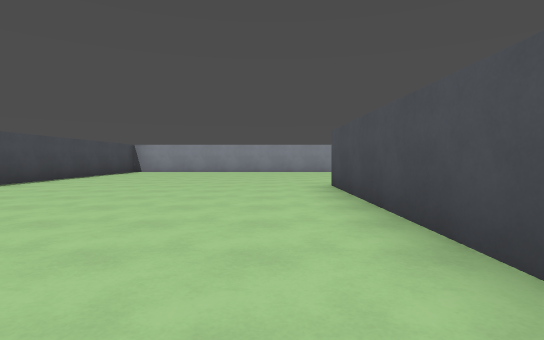
view 1 (above)

23 first-person views from a walk through a Godot game level. The camera is 1.2 m above the floor, tilts 2° down and sees 80° across. The floor is counted in squares, 2.4 m on a side. Each view is taken from the middle of a square. On the plan, view 1 faces up. The plan holds only what a view shows up to about 9 squares ahead; the rest is blank. Characters and animated objects are left out. Surface patterns are stand-ins for the level's own textures.

view 2
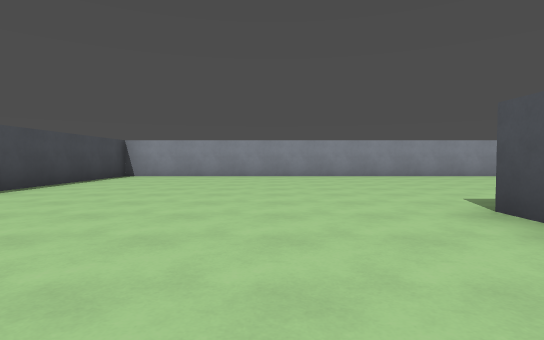

view 3
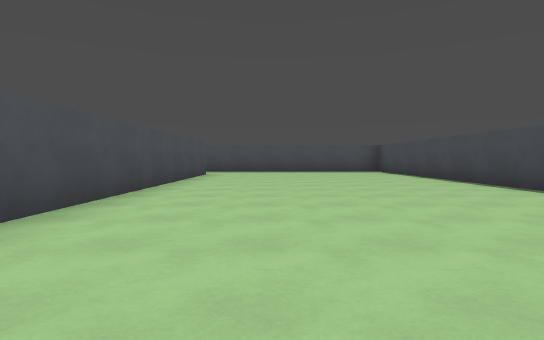

view 4
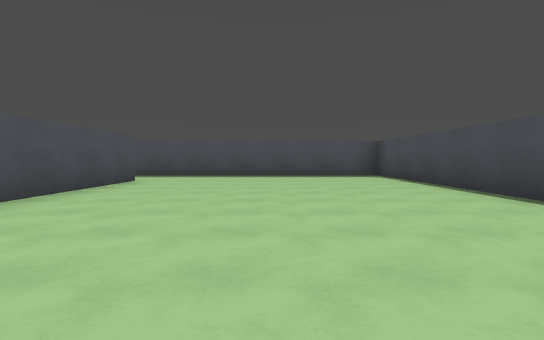

view 5
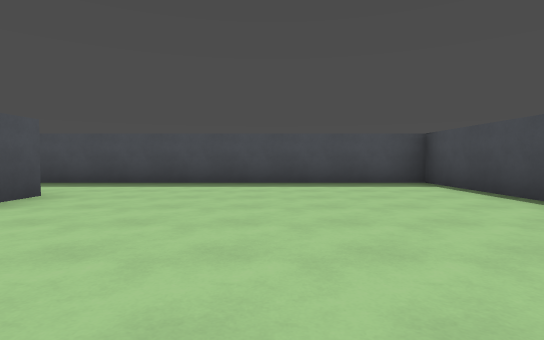

view 6
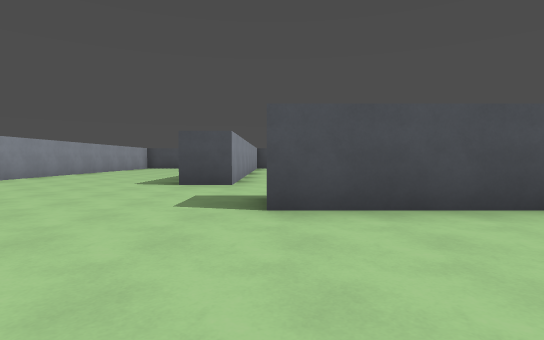

view 7
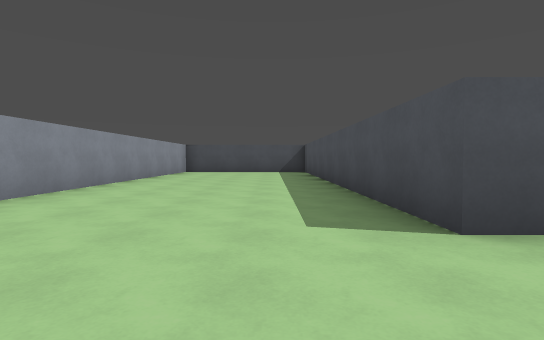

view 8
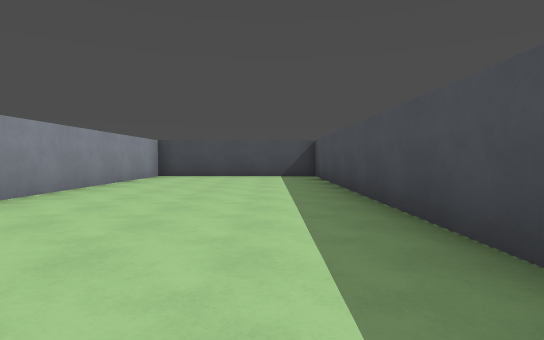

view 9
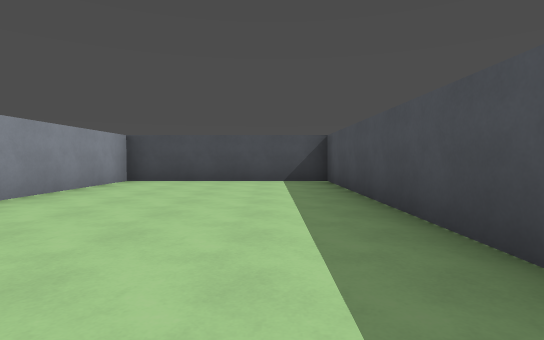

view 10
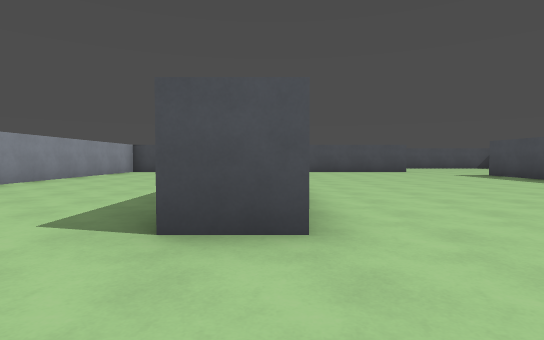

view 11
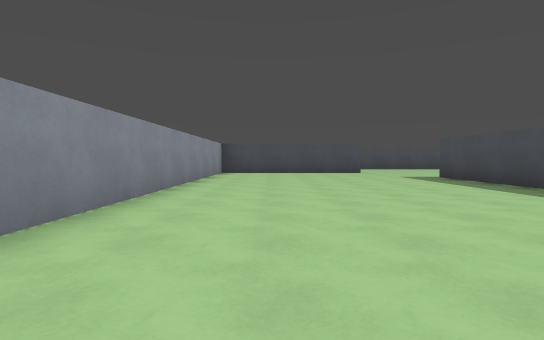

view 12
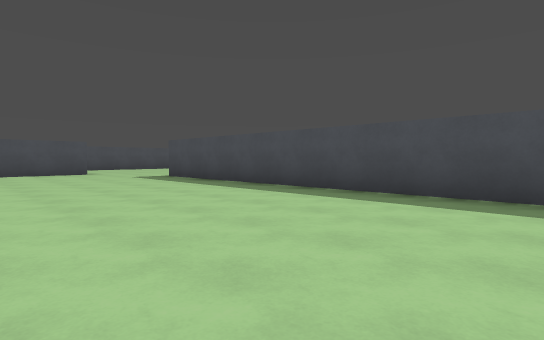

view 13
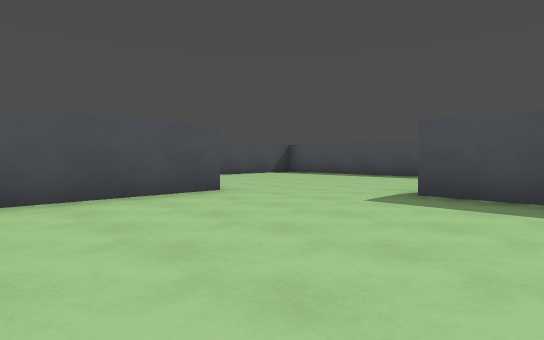

view 14
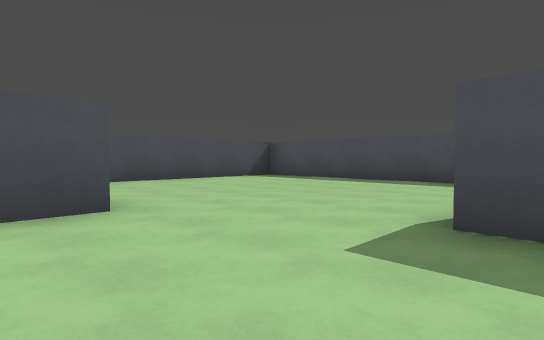

view 15
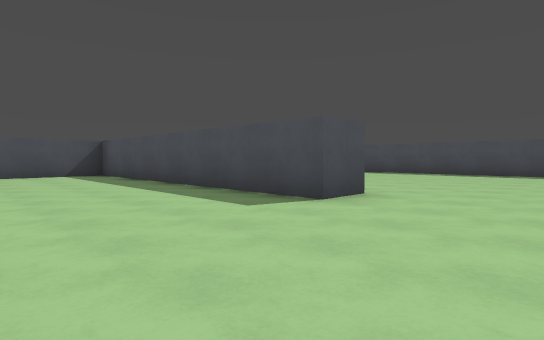

view 16
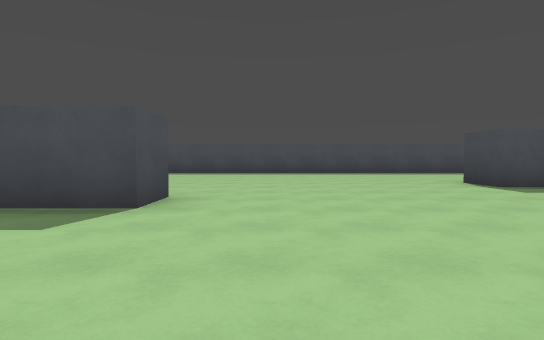

view 17
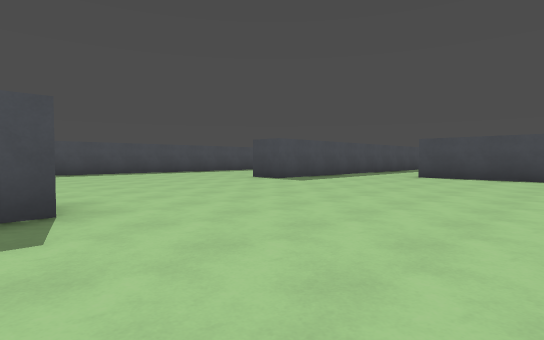

view 18
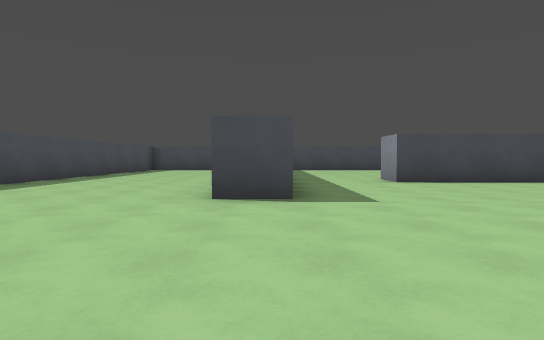

view 19
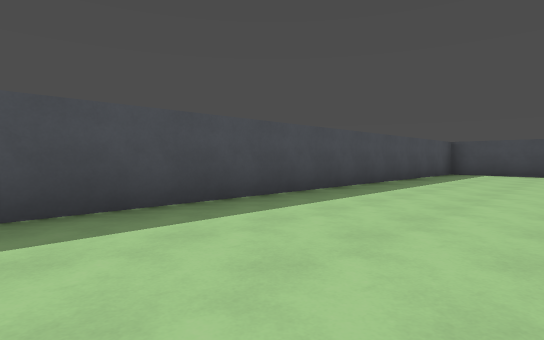

view 20
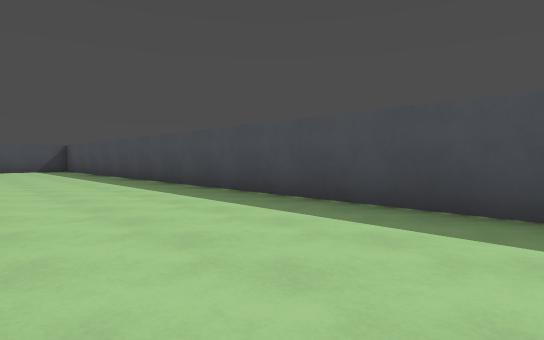

view 21
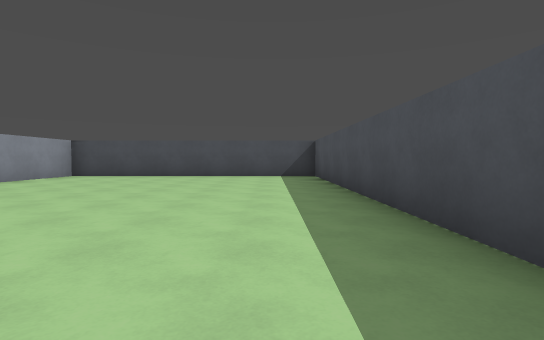

view 22
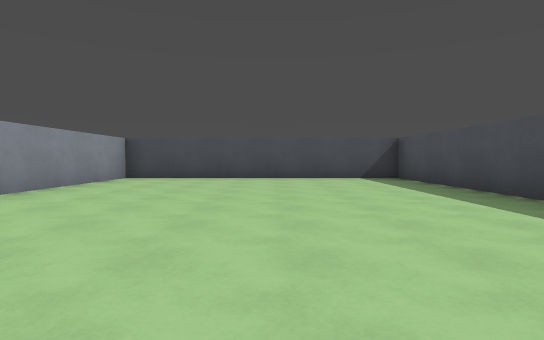

view 23
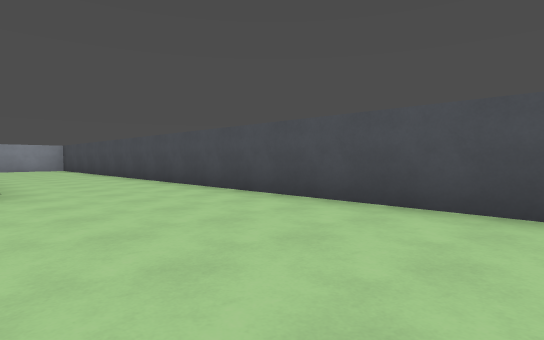

### Floor plan
Points are (right, up) in squares from view 1. A wall is a line through its corners. A room is listed if a view was taken in it or the views show most of it. See-through windows are left out.
Room 1 (views 1, 2, 3, 4, 5, 6, 7, 8, 9, 10)
walls: (4.1, 6.8) (4.1, 7.8) (14.3, 7.8) (14.3, 12.3) (5.4, 12.3); (-5.2, 1) (-5.2, -6.7) (2.5, -6.7); (-5.2, 12) (-5.2, 6.1); (2.1, -4.3) (1.1, -4.3) (1.1, 6.1)
ways out: opening at (1.5, -5.5) to room 2; opening at (3.5, 6.5) to room 2
Room 2 (views 11, 12, 13, 14, 15, 16, 17, 18, 19, 20, 21, 22, 23)
walls: (10.4, -5.2) (10.4, -4.2) (17.5, -4.2); (3.4, 0.5) (11.8, 0.5); (2.1, -1.1) (2.1, -4.3); (14.3, 1.9) (14.3, 4.8); (2.5, -6.7) (5, -6.7) (5, -7.7); (18.3, -3.5) (18.3, 6.5); (12, 6.8) (4.1, 6.8); (-3.5, -12.2) (18.3, -12.2) (18.3, -5.2) (14.4, -5.2); (-5.2, -9.9) (-5.2, -10.6)
ways out: opening at (1.5, -5.5) to room 1; opening at (3.5, 6.5) to room 1

Positions as (right, up) in squares from view 1, and headings:
1: (0, 0), facing up
2: (-1, 3), facing up
3: (-1, 6), facing down
4: (-2, 3), facing down
5: (-2, 0), facing down
6: (-2, 6), facing right
7: (2, 9), facing right
8: (5, 9), facing right
9: (7, 9), facing right
10: (2, 7), facing right
11: (3, 5), facing right
12: (3, 5), facing down-right
13: (10, 5), facing down-right
14: (11, 3), facing down-right
15: (8, -1), facing down-right
16: (9, -1), facing down
17: (11, -1), facing down-left
18: (9, -7), facing left
19: (6, -9), facing down-left
20: (4, -9), facing down-right
21: (9, -11), facing right
22: (10, -9), facing right
23: (15, -3), facing up-right
